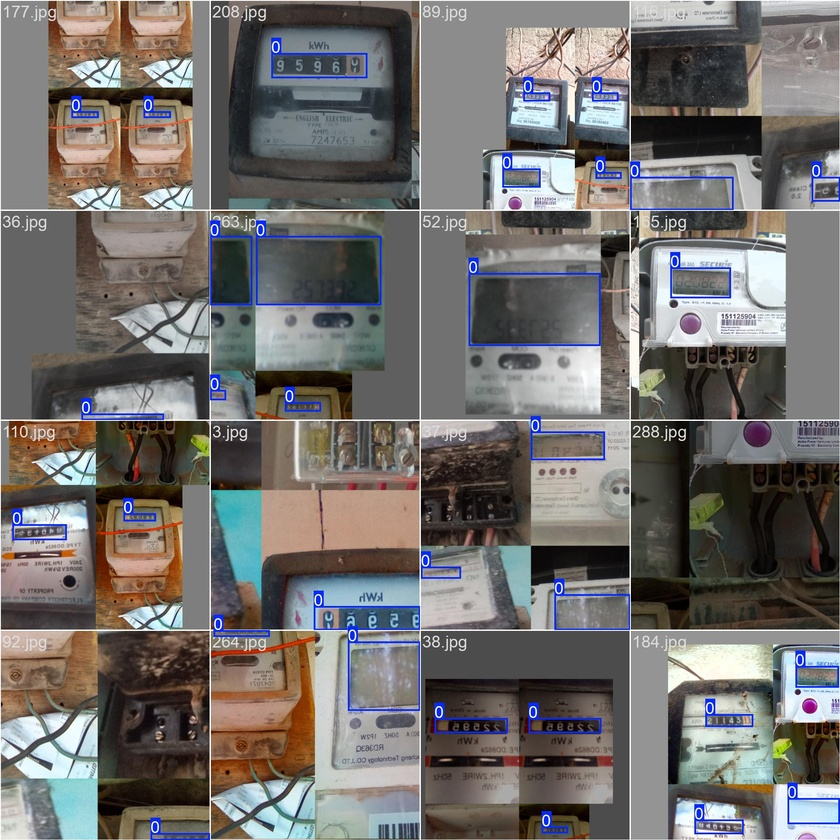
#> input picture runs/content/runs/detect/train3/train_batch0.jpg, 840 x 840 px, shrunk from 1920 x 1920 before the run; its folder holds only this picture in this run
$ python -i script_ocr.py   (imports and definitions only)
#> lines starting #> are read from the running program, lines starting #| are printed output that depends on the picture; after the words box and inside, x2 and y2 are one past the last pixel; in counts of white or black regions, pixels touching at a corner belong together
#> further down, picture is the input picture: shape (840, 840, 3); mean B, G, R 109.3, 111.1, 114.2
from paddleocr import PaddleOCR, draw_ocr
import pandas as pd
import numpy as np
import cv2
import os
from PIL import Image
import matplotlib.pyplot as plt

# Initialize PaddleOCR
# [1 line that did not run here, left out]

# Load and preprocess image
# [5 lines left out: function load_image, not called in this run]

def preprocess_image(image):
    gray = cv2.cvtColor(image, cv2.COLOR_BGR2GRAY)
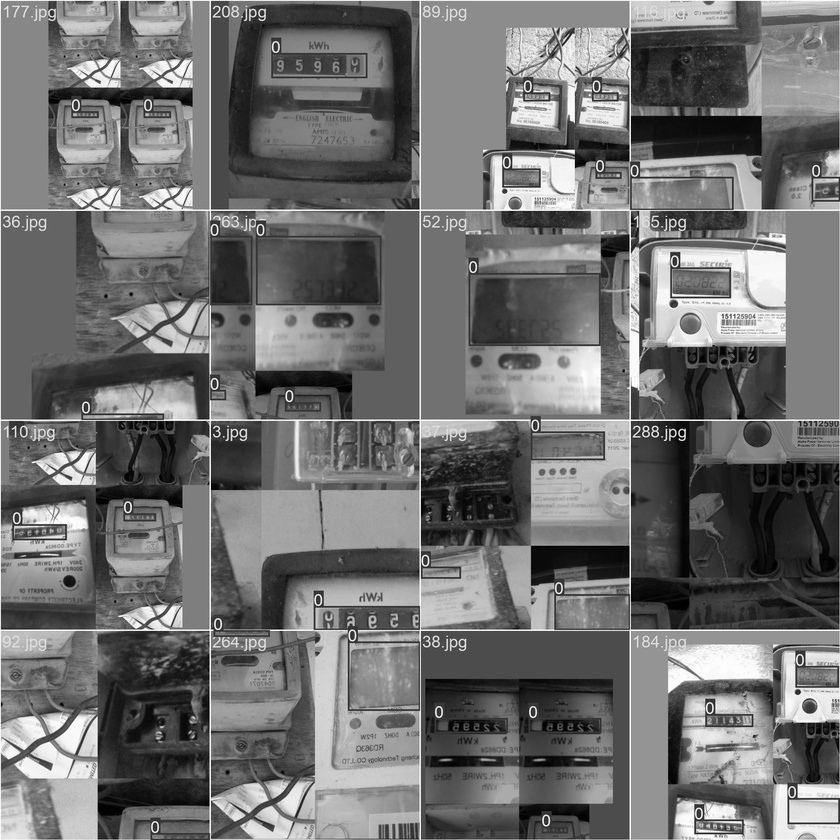
#> gray: shape (840, 840); min 0, max 255, mean 111.8
    blurred = cv2.GaussianBlur(gray, (5, 5), 0)
    adaptive_mean = cv2.adaptiveThreshold(blurred, 255, cv2.ADAPTIVE_THRESH_MEAN_C, cv2.THRESH_BINARY, 11, 2)
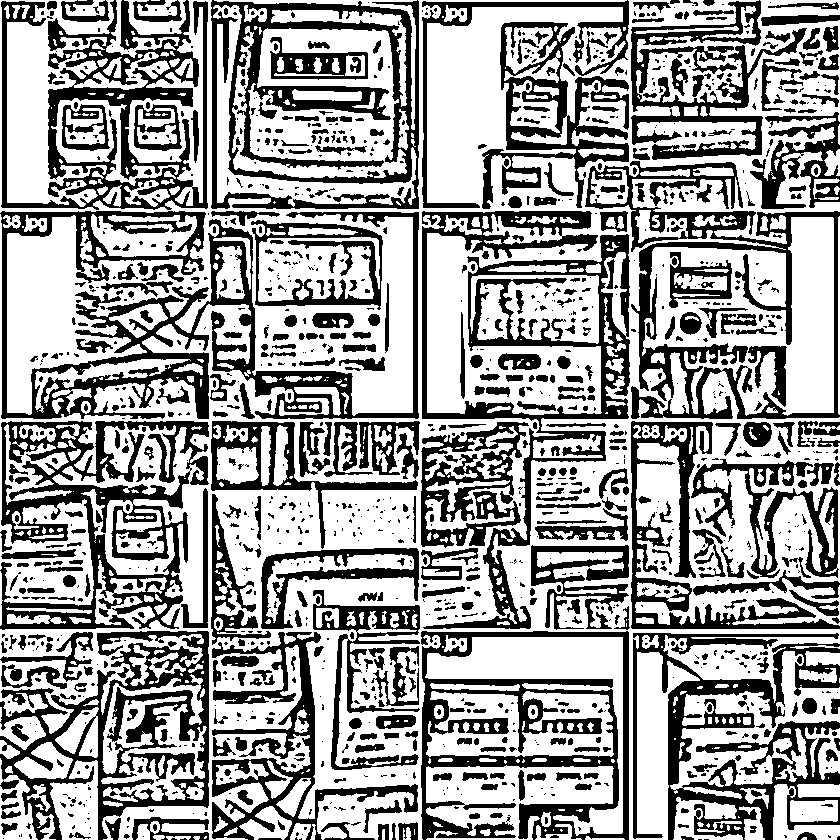
#> adaptive_mean: shape (840, 840); 61.7% white; 1379 black regions (844 under 20 px), largest, box (x1, y1, x2, y2) and area: (0, 211, 419, 419) 20331, (422, 211, 630, 629) 16351, (0, 421, 209, 630) 15962
    return adaptive_mean


# Perform OCR and return the results
# [19 lines left out: functions perform_ocr, check_and_update_match, not called in this run]

import numpy as np

# Draw bounding boxes for matched text
# [81 lines left out: functions draw_matched_text, process_images, check_accuracy, not called in this run]

# [7 lines not run here, left out]

>>> import cv2
>>> picture = cv2.imread('../runs/content/runs/detect/train3/train_batch0.jpg')
>>> result = preprocess_image(picture)

$ run again, on runs/content/runs/detect/train3/train_batch1.jpg
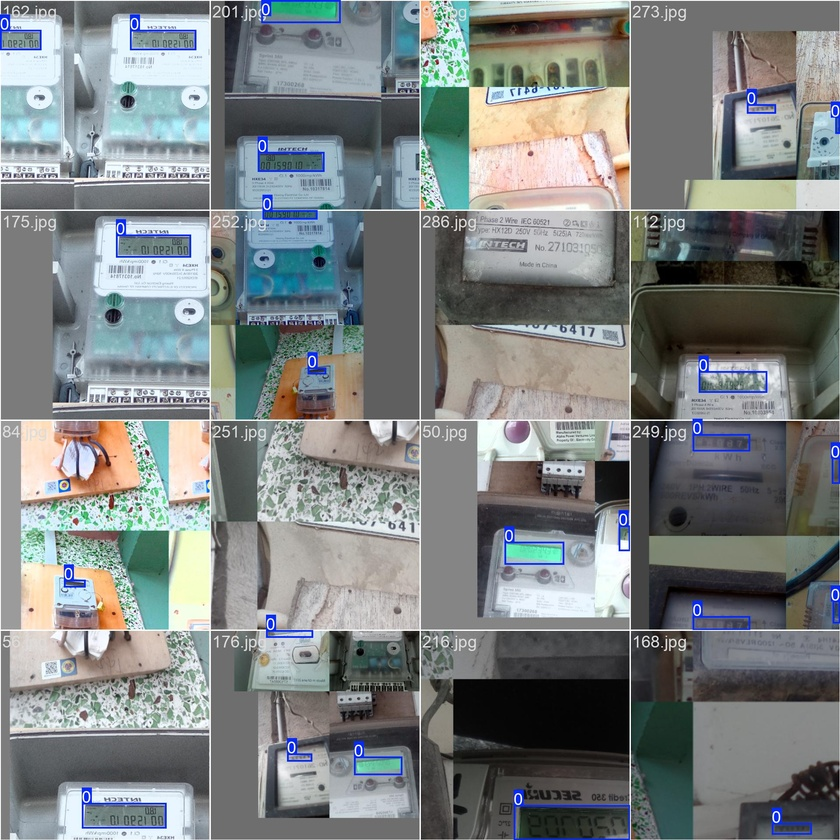
#> input picture runs/content/runs/detect/train3/train_batch1.jpg, 840 x 840 px, shrunk from 1920 x 1920 before the run
#> picture is the input picture: shape (840, 840, 3); mean B, G, R 130.1, 129.8, 124.6
#> in preprocess_image, `gray = cv2.cvtColor(image, cv2.COLOR_BGR2GRAY)`:
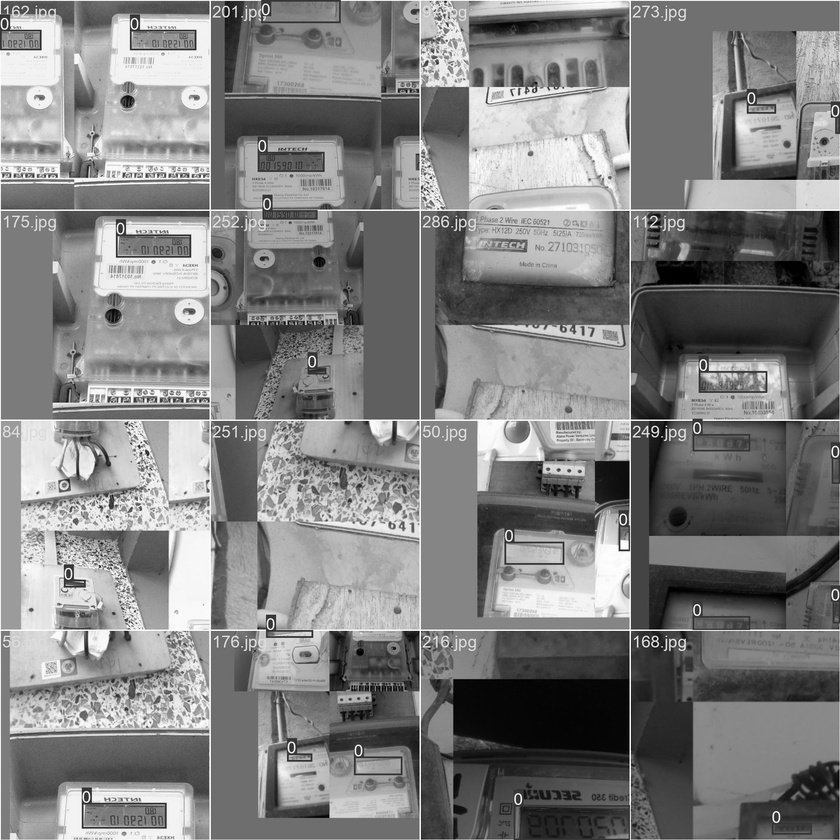
#> gray: shape (840, 840); min 0, max 255, mean 128.3
#> in preprocess_image, `adaptive_mean = cv2.adaptiveThreshold(blurred, 255, cv2.ADAPTIVE_THRES..`:
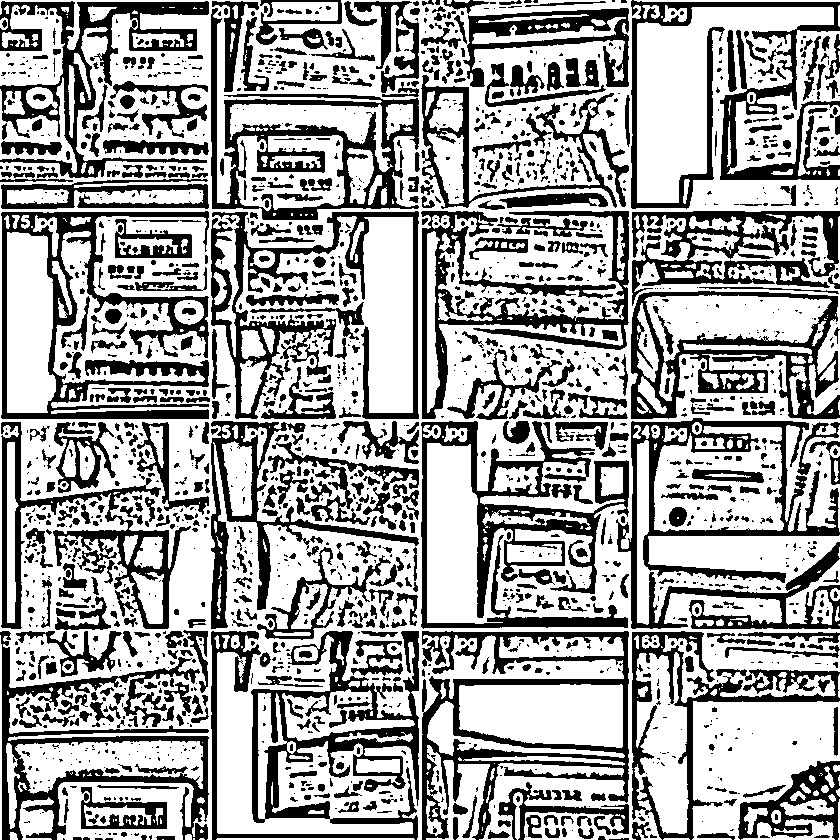
#> adaptive_mean: shape (840, 840); 63.9% white; 1948 black regions (1171 under 20 px), largest, box (x1, y1, x2, y2) and area: (211, 631, 419, 840) 12877, (616, 418, 840, 629) 11992, (421, 421, 629, 629) 11921
